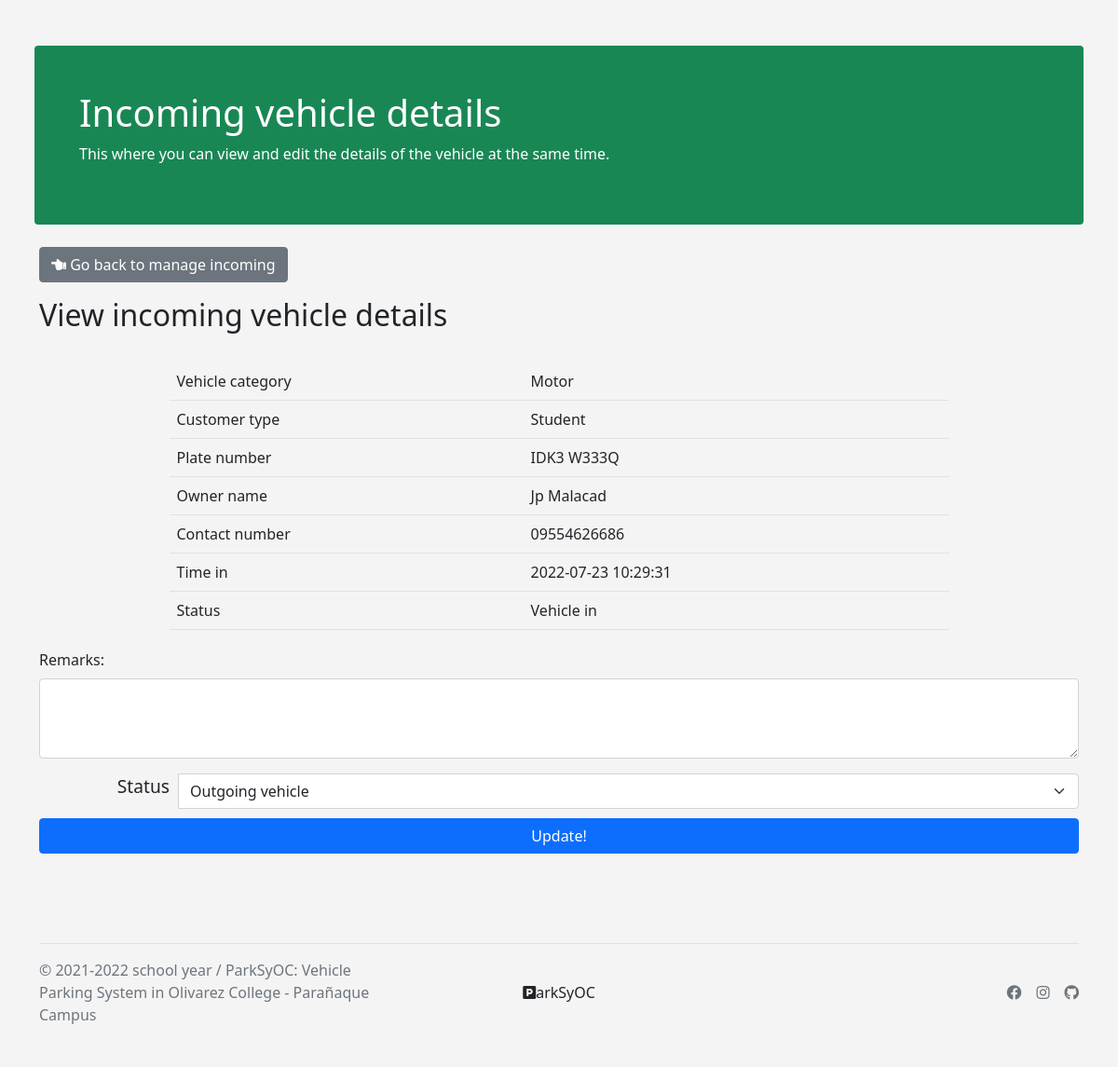
Page /incomingVehicleDetail.php?vehicle_id=323 on the committed database.
### tables this page shows
CREATE TABLE `add_vehicle` (
  `id` int(11) NOT NULL,
  `mmbrshp_id` varchar(255) NOT NULL,
  `identification` varchar(2048) NOT NULL,
  `vhcl_type` varchar(255) NOT NULL,
  `cstmr_type` varchar(255) NOT NULL,
  `plate_no` varchar(255) NOT NULL,
  `ownr_name` varchar(255) NOT NULL,
  `email` varchar(255) NOT NULL,
  `cntct_no` varchar(255) NOT NULL,
  `time_in` datetime NOT NULL,
  `out_time` datetime NOT NULL,
  `remarks` varchar(500) NOT NULL,
  `cstmr_stts` longtext NOT NULL,
  `booking_stts` longtext NOT NULL,
  `prkng_fee` varchar(255) NOT NULL,
  `bkng_time` time NOT NULL,
  `bkng_dt` date DEFAULT NULL,
  `qrcode` varchar(2048) NOT NULL,
  `getIn` time NOT NULL,
  `getOut` time NOT NULL,
  `hospitalID` varchar(2048) NOT NULL
);

### incomingVehicleDetail.php (the view, shortened to what this page needs)
<?php
require_once './db/pdo.php';
$rmrks = '';
$statement3 = $pdo->prepare("SELECT * FROM add_vehicle WHERE id = :vhl_id");
$statement3->execute(array(
  ':vhl_id' => $_GET['vehicle_id']
));
$rows2 = $statement3->fetch(PDO::FETCH_ASSOC);
$vhcl_cat = htmlentities($rows2['vhcl_type']);
$cstmr_type = htmlentities($rows2['cstmr_type']);
$plt_no = htmlentities($rows2['plate_no']);
$ownr_nm = htmlentities($rows2['ownr_name']);
$cntc_no = htmlentities($rows2['cntct_no']);
$time_in = htmlentities($rows2['time_in']);
$stts = htmlentities($rows2['cstmr_stts']);
?>
<!DOCTYPE html>
<html lang="en">
<head>
  <link rel="stylesheet" href="https://use.fontawesome.com/releases/v5.15.4/css/all.css">
  <link href="https://cdn.jsdelivr.net/npm/bootstrap@5.1.3/dist/css/bootstrap.min.css" rel="stylesheet">
  <link rel="stylesheet" href="./public/styles.css">
</head>
<body>
  <div class="container-fluid">
    <div class="jumbutron-section">
      <div class="mt-4 p-5 bg-success text-white rounded">
        <h1>Incoming vehicle details</h1>
        <p>This where you can view and edit the details of the vehicle at the same time.</p>
      </div>
    </div>
  </div>
  <br>
  <div class="container">
    <a href="./manageIn.php" class="btn btn-secondary"><i class="fas fa-hand-point-left"></i> Go back to manage incoming</a>
  </div>
  <div class="container mt-3">
    <h2>View incoming vehicle details</h2>
    <table class="table table-hover">
      <tbody>
        <tr>
          <td class="bold">Vehicle category</td>
          <td><?= $vhcl_cat ?></td>
        </tr>
        <tr>
          <td class="bold">Customer type</td>
          <td><?= $cstmr_type ?></td>
        </tr>
        <tr>
          <td class="bold">Plate number</td>
          <td><?= $plt_no ?></td>
        </tr>
        <tr>
          <td class="bold">Owner name</td>
          <td><?= $ownr_nm ?></td>
        </tr>
        <tr>
          <td class="bold">Contact number</td>
          <td><?= $cntc_no ?></td>
        </tr>
        <tr>
          <td class="bold">Time in</td>
          <td><?= $time_in ?></td>
        </tr>
        <tr>
          <td class="bold">
            Status
          </td>
          <td>
            <?php
              if($stts == "In"){
              echo "Vehicle in";
              }
            ?>
          </td>
        </tr>
      </tbody>
    </table>
  </div>
  <div class="container">
    <form action="" method="POST">
      <div class="mb-3">
        <label for="exampleFormControlTextarea1" class="form-label">Remarks:</label>
        <textarea class="form-control" name="remarks" id="exampleFormControlTextarea1" rows="3"><?php echo $rmrks ?></textarea>
      </div>
      <div class="input-group">
        <label for="exampleFormControlInput1" class="form-label">Status</label>
        <select class="form-select" id="inputGroupSelect04" aria-label="Example select with button addon" name="status">
          <option selected value="Out">Outgoing vehicle</option>
        </select>
      </div>
      <div class="d-grid gap-2">
        <button type="submit" name="update" class="btn btn-primary">Update!</button>
      </div>
    </form>
  </div>
  <br>
  <br>
  <br>
  <?php include_once "./views/footer.php"; ?>
</body>
</html>

### public/styles.css (style rules this page uses)
:root { --body-bg: rgb(204, 204, 204); --white: #ffff; --darkWhite: #ccc; --black: #0000; --dark: #615c60; --themeColor: #22b8d1; --pageShadow: 0 0 0 .5cm rgba(0, 0, 0, 0.5); }
body { padding: 10px; margin: 15px; background-color: rgb(245, 244, 244); }
.container .table { margin-top: 2rem; }
.table { width: 75%; margin: 20px auto; }
.input-group { margin-bottom: 10px; }
.add-vehicle .fee-btn, .input-group label { display: inline-block; width: 150px; text-align: right; padding-right: 10px; font-size: 1.2rem; }

### rows in the picture
add_vehicle: vhcl_type "Motor", cstmr_type "Student", plate_no "IDK3 W333Q", ownr_name "Jp Malacad", cntct_no "09554626686", time_in "2022-07-23 10:29:31"
